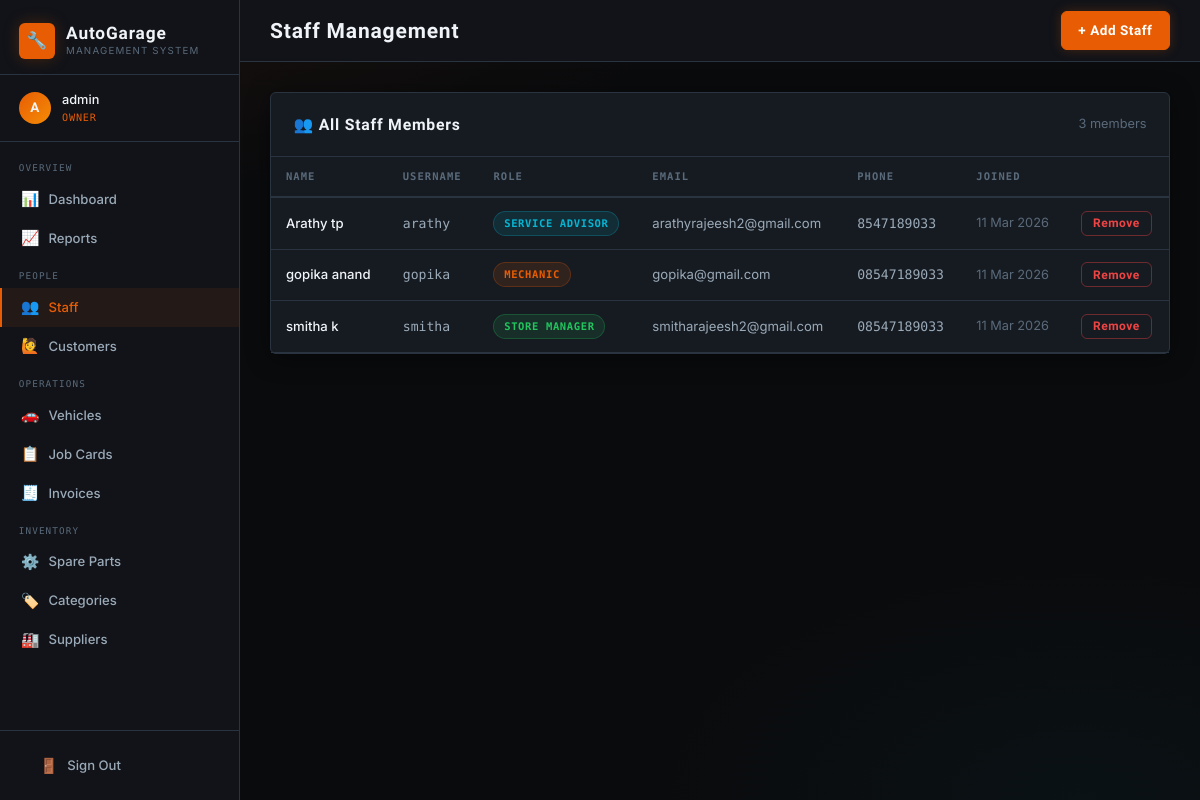
The page /staff/ (signed in) on the database its author committed.
### core/models.py (models this page shows, shortened)
class UserProfile(models.Model):
    ROLE_CHOICES = [
        ('owner', 'Owner'),
        ('advisor', 'Service Advisor'),
        ('mechanic', 'Mechanic'),
        ('store_manager', 'Store Manager'),
    ]
    user = models.OneToOneField(User, on_delete=models.CASCADE, related_name='profile')
    role = models.CharField(max_length=20, choices=ROLE_CHOICES)
    phone = models.CharField(max_length=20, blank=True)
    created_at = models.DateTimeField(auto_now_add=True)

### core/views.py (the view)
# urls.py: path('staff/', views.staff_list, name='staff_list'),
@login_required
@role_required('owner')
def staff_list(request):
    staff = UserProfile.objects.select_related('user').exclude(role='owner')
    return render(request, 'core/staff_list.html', {'staff': staff})

### core/views.py (called while the page is built)
def role_required(*roles):
    def decorator(view_func):
        @wraps(view_func)
        def wrapper(request, *args, **kwargs):
            if not request.user.is_authenticated:
                return redirect('login')
            try:
                profile = request.user.profile
                if profile.role in roles or request.user.is_superuser:
                    return view_func(request, *args, **kwargs)
            except UserProfile.DoesNotExist:
                if request.user.is_superuser:
                    return view_func(request, *args, **kwargs)
            messages.error(request, "You don't have permission to access that page.")
            return redirect('dashboard')
        return wrapper
    return decorator

### core/templates/core/staff_list.html (shortened to what this page needs)
{% extends 'core/base.html' %}
{% block page_title %}Staff Management{% endblock %}
{% block topbar_actions %}<a href="{% url 'staff_create' %}" class="btn btn-primary">+ Add Staff</a>{% endblock %}
{% block content %}
<div class="card">
  <div class="card-header"><span class="card-title">👥 All Staff Members</span><span class="text-muted">{{ staff.count }} members</span></div>
  <div class="table-wrap"><table>
    <thead><tr><th>Name</th><th>Username</th><th>Role</th><th>Email</th><th>Phone</th><th>Joined</th><th></th></tr></thead>
    <tbody>
      {% for profile in staff %}
      <tr>
        <td>{{ profile.user.get_full_name|default:profile.user.username }}</td>
        <td class="text-mono">{{ profile.user.username }}</td>
        <td><span class="badge badge-{{ profile.role }}">{{ profile.get_role_display }}</span></td>
        <td>{{ profile.user.email|default:"—" }}</td>
        <td class="text-mono">{{ profile.phone|default:"—" }}</td>
        <td class="text-muted">{{ profile.created_at|date:"d M Y" }}</td>
        <td>
          <form method="post" action="{% url 'staff_delete' profile.pk %}" onsubmit="return confirm('Remove this staff member?');" style="display:inline;">
            <button type="submit" class="btn btn-danger btn-sm">Remove</button>
          </form>
        </td>
      </tr>
      {% empty %}<tr><td colspan="7" class="text-center text-muted">No staff registered yet</td></tr>
      {% endfor %}
    </tbody>
  </table></div>
</div>
{% endblock %}

### core/templates/core/base.html (shortened to what this page needs)
{% load static %}
<!DOCTYPE html>
<html lang="en">
<head>
  <link rel="stylesheet" href="{% static 'core/css/style.css' %}">
</head>
<body>
<div class="layout">
  <aside class="sidebar">
    <div class="sidebar-brand">
      <a href="{% url 'dashboard' %}" class="logo">
        <div class="logo-icon">🔧</div>
        <div>
          <div class="logo-text">AutoGarage</div>
          <div class="logo-sub">Management System</div>
        </div>
      </a>
    </div>
    <div class="sidebar-user">
      <div class="user-avatar">{{ request.user.username|first|upper }}</div>
      <div>
        <div class="user-name">{{ request.user.get_full_name|default:request.user.username }}</div>
        <div class="user-role">
          {% if request.user.is_superuser %}Owner{% else %}{{ request.user.profile.get_role_display }}{% endif %}
        </div>
      </div>
    </div>
    <nav class="sidebar-nav">
      {% with role=request.user.profile.role|default:"owner" %}
      {% if request.user.is_superuser or role == "owner" %}
      <div class="nav-section">
        <div class="nav-section-label">Overview</div>
        <a href="{% url 'owner_dashboard' %}" class="nav-link {% if request.resolver_match.url_name == 'owner_dashboard' %}active{% endif %}">
          <span class="icon">📊</span><span>Dashboard</span>
        </a>
        <a href="{% url 'reports' %}" class="nav-link {% if request.resolver_match.url_name == 'reports' %}active{% endif %}">
          <span class="icon">📈</span><span>Reports</span>
        </a>
      </div>
      <div class="nav-section">
        <div class="nav-section-label">People</div>
        <a href="{% url 'staff_list' %}" class="nav-link {% if 'staff' in request.resolver_match.url_name %}active{% endif %}">
          <span class="icon">👥</span><span>Staff</span>
        </a>
        <a href="{% url 'customer_list' %}" class="nav-link {% if 'customer' in request.resolver_match.url_name %}active{% endif %}">
          <span class="icon">🙋</span><span>Customers</span>
        </a>
      </div>
      <div class="nav-section">
        <div class="nav-section-label">Operations</div>
        <a href="{% url 'vehicle_list' %}" class="nav-link {% if 'vehicle' in request.resolver_match.url_name %}active{% endif %}">
          <span class="icon">🚗</span><span>Vehicles</span>
        </a>
        <a href="{% url 'job_list' %}" class="nav-link {% if 'job' in request.resolver_match.url_name %}active{% endif %}">
          <span class="icon">📋</span><span>Job Cards</span>
        </a>
        <a href="{% url 'invoice_list' %}" class="nav-link {% if 'invoice' in request.resolver_match.url_name %}active{% endif %}">
          <span class="icon">🧾</span><span>Invoices</span>
        </a>
      </div>
      <div class="nav-section">
        <div class="nav-section-label">Inventory</div>
        <a href="{% url 'parts_list' %}" class="nav-link {% if 'part' in request.resolver_match.url_name %}active{% endif %}">
          <span class="icon">⚙️</span><span>Spare Parts</span>
        </a>
        <a href="{% url 'category_list' %}" class="nav-link {% if 'category' in request.resolver_match.url_name %}active{% endif %}">
          <span class="icon">🏷️</span><span>Categories</span>
        </a>
        <a href="{% url 'supplier_list' %}" class="nav-link {% if 'supplier' in request.resolver_match.url_name %}active{% endif %}">
          <span class="icon">🏭</span><span>Suppliers</span>
        </a>
      </div>
      {% endif %}
      {% endwith %}
    </nav>
    <div class="sidebar-footer">
      <a href="{% url 'logout' %}" class="nav-link">
        <span class="icon">🚪</span><span>Sign Out</span>
      </a>
    </div>
  </aside>
  <div class="main">
    <div class="topbar">
      <div class="page-title">
        {% block page_title %}Dashboard{% endblock %}
      </div>
      <div class="topbar-actions">
        {% block topbar_actions %}{% endblock %}
      </div>
    </div>
    <div class="content">
      {% block content %}{% endblock %}
    </div>
  </div>
</div>
</body>
</html>

### rows shown on the page
UserProfile: user.get_full_name "Arathy tp", user.username "arathy", role "SERVICE ADVISOR", user.email "arathyrajeesh2@gmail.com", phone "8547189033", created_at "11 Mar 2026"
UserProfile: user.get_full_name "gopika anand", user.username "gopika", role "MECHANIC", user.email "gopika@gmail.com", phone "08547189033", created_at "11 Mar 2026"
UserProfile: user.get_full_name "smitha k", user.username "smitha", role "STORE MANAGER", user.email "smitharajeesh2@gmail.com", phone "08547189033", created_at "11 Mar 2026"

### other values the page prints
{{ request.user.username|first|upper }} "A"
{{ request.user.get_full_name|default:request.user.username }} "admin"
{{ staff.count }} "3"
